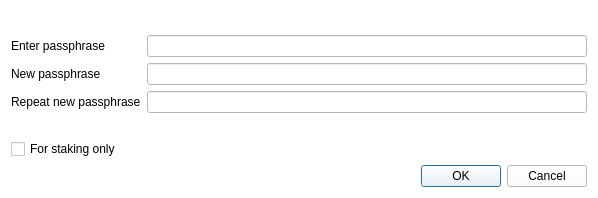
<?xml version="1.0" encoding="UTF-8"?>
<ui version="4.0">
 <class>AskPassphraseDialog</class>
 <widget class="QDialog" name="AskPassphraseDialog">
  <property name="geometry">
   <rect>
    <x>0</x>
    <y>0</y>
    <width>598</width>
    <height>198</height>
   </rect>
  </property>
  <property name="sizePolicy">
   <sizepolicy hsizetype="Preferred" vsizetype="Minimum">
    <horstretch>0</horstretch>
    <verstretch>0</verstretch>
   </sizepolicy>
  </property>
  <property name="minimumSize">
   <size>
    <width>550</width>
    <height>0</height>
   </size>
  </property>
  <property name="windowTitle">
   <string>Passphrase Dialog</string>
  </property>
  <property name="styleSheet">
   <string notr="true">background-color: rgb(255, 255, 255);</string>
  </property>
  <layout class="QVBoxLayout" name="verticalLayout">
   <item>
    <widget class="QLabel" name="warningLabel">
     <property name="textFormat">
      <enum>Qt::RichText</enum>
     </property>
     <property name="wordWrap">
      <bool>true</bool>
     </property>
    </widget>
   </item>
   <item>
    <layout class="QFormLayout" name="formLayout">
     <property name="fieldGrowthPolicy">
      <enum>QFormLayout::AllNonFixedFieldsGrow</enum>
     </property>
     <item row="0" column="0">
      <widget class="QLabel" name="passLabel1">
       <property name="text">
        <string>Enter passphrase</string>
       </property>
      </widget>
     </item>
     <item row="0" column="1">
      <widget class="QLineEdit" name="passEdit1">
       <property name="styleSheet">
        <string notr="true">background-color: rgb(255, 255, 255);</string>
       </property>
       <property name="echoMode">
        <enum>QLineEdit::Password</enum>
       </property>
      </widget>
     </item>
     <item row="1" column="0">
      <widget class="QLabel" name="passLabel2">
       <property name="text">
        <string>New passphrase</string>
       </property>
      </widget>
     </item>
     <item row="1" column="1">
      <widget class="QLineEdit" name="passEdit2">
       <property name="styleSheet">
        <string notr="true">background-color: rgb(255, 255, 255);</string>
       </property>
       <property name="echoMode">
        <enum>QLineEdit::Password</enum>
       </property>
      </widget>
     </item>
     <item row="2" column="0">
      <widget class="QLabel" name="passLabel3">
       <property name="text">
        <string>Repeat new passphrase</string>
       </property>
      </widget>
     </item>
     <item row="2" column="1">
      <widget class="QLineEdit" name="passEdit3">
       <property name="styleSheet">
        <string notr="true">background-color: rgb(255, 255, 255);</string>
       </property>
       <property name="echoMode">
        <enum>QLineEdit::Password</enum>
       </property>
      </widget>
     </item>
     <item row="3" column="1">
      <widget class="QLabel" name="capsLabel">
       <property name="font">
        <font>
         <weight>75</weight>
         <bold>true</bold>
        </font>
       </property>
       <property name="text">
        <string/>
       </property>
       <property name="alignment">
        <set>Qt::AlignCenter</set>
       </property>
      </widget>
     </item>
     <item row="4" column="0">
      <widget class="QCheckBox" name="stakingCheckBox">
       <property name="enabled">
        <bool>true</bool>
       </property>
       <property name="visible">
        <bool>false</bool>
       </property>
       <property name="toolTip">
        <string>Serves to disable the trivial sendmoney when OS account compromised. Provides no real security.</string>
       </property>
       <property name="text">
        <string>For staking only</string>
       </property>
      </widget>
     </item>
    </layout>
   </item>
   <item>
    <widget class="QDialogButtonBox" name="buttonBox">
     <property name="styleSheet">
      <string notr="true">background-color: rgb(255, 255, 255);</string>
     </property>
     <property name="orientation">
      <enum>Qt::Horizontal</enum>
     </property>
     <property name="standardButtons">
      <set>QDialogButtonBox::Cancel|QDialogButtonBox::Ok</set>
     </property>
    </widget>
   </item>
  </layout>
 </widget>
 <resources/>
 <connections>
  <connection>
   <sender>buttonBox</sender>
   <signal>accepted()</signal>
   <receiver>AskPassphraseDialog</receiver>
   <slot>accept()</slot>
   <hints>
    <hint type="sourcelabel">
     <x>248</x>
     <y>254</y>
    </hint>
    <hint type="destinationlabel">
     <x>157</x>
     <y>274</y>
    </hint>
   </hints>
  </connection>
  <connection>
   <sender>buttonBox</sender>
   <signal>rejected()</signal>
   <receiver>AskPassphraseDialog</receiver>
   <slot>reject()</slot>
   <hints>
    <hint type="sourcelabel">
     <x>316</x>
     <y>260</y>
    </hint>
    <hint type="destinationlabel">
     <x>286</x>
     <y>274</y>
    </hint>
   </hints>
  </connection>
 </connections>
</ui>
